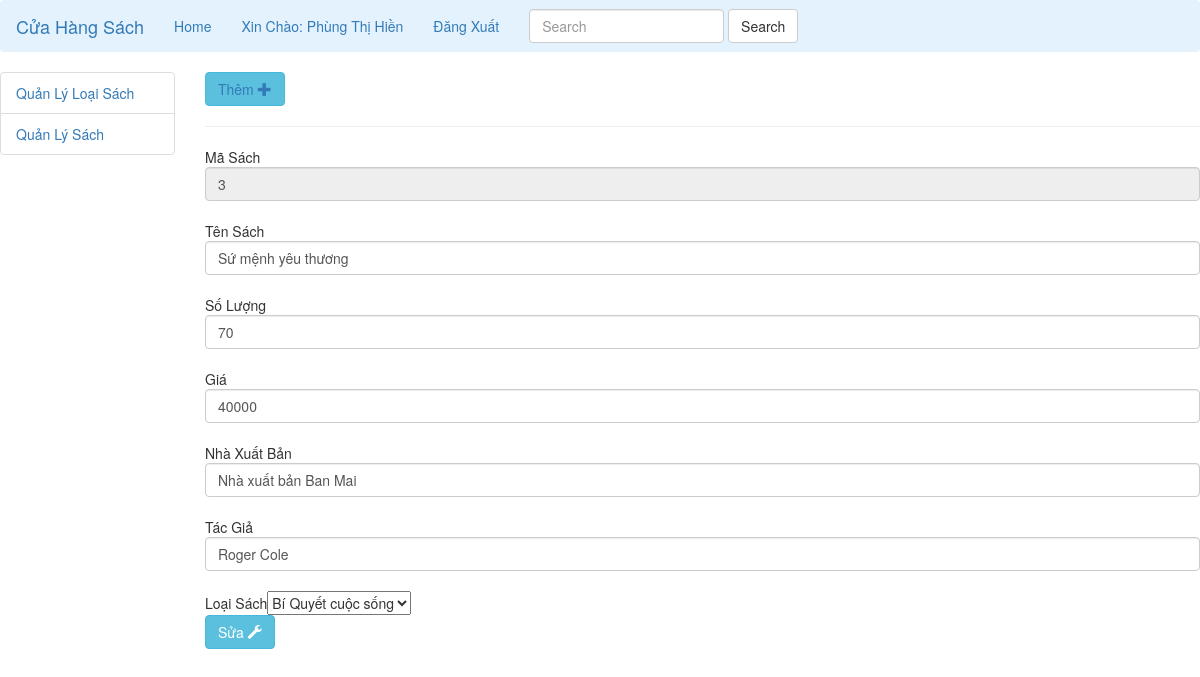
/quanLy.php?p=6&suasach=3 (signed in), run on the app's committed database.
### tables this page shows
CREATE TABLE IF NOT EXISTS `sach` (
`MaSach` int(11) NOT NULL,
  `TenSach` varchar(500) NOT NULL,
  `MaLoaiSach` int(11) NOT NULL,
  `SoLuong` int(11) NOT NULL,
  `Gia` bigint(20) NOT NULL,
  `NhaXuatBan` varchar(100) NOT NULL,
  `TacGia` varchar(100) NOT NULL,
  `image` varchar(50) NOT NULL
);

### bo/sachbo.php (called while the page is built, shortened)
<?php
include './dao/sachdao.php';
?>
<?php
class sachbo {
    var $listSach;
    public function __construct() {
        $this->listSach = array();
    }
    public function getSach() {
        $sachdao = new sachdao();
        $this->listSach = $sachdao->getSach();
        return $this->listSach;
    }
    public function getSachTheoMaSach($ms) {
        foreach ($this->listSach as $value) {
            if ($value->maSach === $ms) {
                return $value;
            }
        }
        return null;
    }
}

### dao/sachdao.php (called while the page is built, shortened)
<?php include './bean/sachbean.php'; ?>
<?php
class sachdao {
    public function getSach() {
        $arr = array();
        $conn = mysqli_connect("localhost:3305", "root", "", "qlsach");
        mysqli_set_charset($conn, 'UTF8');
        $sql = "select * from sach";
        $result = $conn->query($sql);
        if ($result->num_rows > 0) {
            while ($row = $result->fetch_assoc()) {
                $sach = new sachbean($row["MaSach"], $row["TenSach"], $row["MaLoaiSach"], $row["SoLuong"], $row["Gia"], $row["NhaXuatBan"], $row["TacGia"], $row["image"]);
                $arr[] = $sach;
            }
        }
        return $arr;
    }
}

### bean/sachbean.php (called while the page is built, shortened)
<?php
class sachbean {
    function __construct($maSach, $tenSach, $maLoaiSach, $soLuong, $gia, $nhaXuatBan, $tacGia, $image) {
        $this->maSach = $maSach;
        $this->tenSach = $tenSach;
        $this->maLoaiSach = $maLoaiSach;
        $this->soLuong = $soLuong;
        $this->gia = $gia;
        $this->nhaXuatBan = $nhaXuatBan;
        $this->tacGia = $tacGia;
    }
}

### dao/loaisachdao.php (called while the page is built, shortened)
<?php include './bean/loaisachbean.php';?>
<?php
class loaisachdao {
    public function getLoaiSach(){
        $arr= array();
        $conn= mysqli_connect("localhost:3305", "root", "", "qlsach");
        mysqli_set_charset($conn, 'UTF8');
        $sql="select * from loaisach";
        $result = $conn->query($sql);
        if ($result->num_rows > 0) {
            while ($row = $result->fetch_assoc()) {
                $loaiSach= new loaisachbean($row["MaLoaiSach"], $row["TenLoaiSach"]);
                $arr[]=$loaiSach;
            }
        }
        return $arr;
    }
}
?>

### bo/loaisachbo.php (called while the page is built, shortened)
<?php
include './dao/loaisachdao.php';
class loaisachbo {
    public function getLoaiSach() {
        $lsdao = new loaiSachdao();
        $this->listlsach=$lsdao->getLoaiSach();
        return $this->listlsach;
    }
}

### bean/loaisachbean.php (called while the page is built, shortened)
<?php
class loaisachbean {
    function __construct($maLoaiSach, $tenLoaiSach) {
        $this->maLoaiSach = $maLoaiSach;
        $this->tenLoaiSach = $tenLoaiSach;
    }
}

### pages/QuanLySach.php (the view, shortened to what this page needs)
<?php
$sachbo = new sachbo();
$sachbo->getSach();
if (isset($_GET["ml"])) {
    $maLoai = $_GET["ml"];
    $lsSach = $sachbo->getSachTheoMa($maLoai);
} else {
    if (isset($_POST["txtSearch"])) {
        $ten = $_POST["txtSearch"];
        $lsSach = $sachbo->getSachTheoTen($ten);
    } else {
        $lsSach = $sachbo->getSach();
    }
}
?>
<?php
if(!isset($_GET["sualk"]))
{
    ?>
    <button class="btn btn-info"><a href="quanLy.php?p=9">Thêm <span class="glyphicon">&#x2b;</span></a></button><hr>
    <?php
}
?>
<?php
if (isset($_GET["suasach"])) {
    $ms = $_GET["suasach"];
    $sach = $sachbo->getSachTheoMaSach($ms);
    $lbo = new loaisachbo();
    $lsLoai = $lbo->getLoaiSach();
    ?>
        <form method="POST" action="quanLy.php?p=6">
        Mã Sách<input type="text" class="form-control" readonly name="txtMaSach" value="<?php echo $sach->maSach; ?>"><br>
        Tên Sách<input type="text" class="form-control" name="txtTenSach" required value="<?php echo $sach->tenSach; ?>"><br>
        Số Lượng<input type="text" class="form-control" name="txtSoLuong" required value="<?php echo $sach->soLuong; ?>"><br>
        Giá<input type="text" class="form-control" name="txtGia" value="<?php echo $sach->gia; ?>"><br>
        Nhà Xuất Bản<input type="text" class="form-control" name="txtNXB" required value="<?php echo $sach->nhaXuatBan; ?>"><br>
        Tác Giả<input type="text" class="form-control" name="txtTG" required value="<?php echo $sach->tacGia; ?>"><br>
        Loại Sách<select name="txtLoaiSach">
    <?php
    foreach ($lsLoai as $value) {
        if ($sach->maLoaiSach === $value->maLoaiSach) {
            ?>
                    <option selected="<?php $value->maLoaiSach ?>" value="<?php echo $value->maLoaiSach ?>"><?php echo $value->tenLoaiSach ?></option>
                    <?php
                    continue;
                }
                ?>
            <?php } ?>
        </select>
        <br><button type="submit" class="btn btn-info" name="butSua">Sửa <span class="glyphicon">&#xe136;</span></button>
    </form>
    <?php } ?>

### data on the page
sach: txtMaSach "3", txtTenSach "Sứ mệnh yêu thương", txtSoLuong "70", txtGia "40000", txtNXB "Nhà xuất bản Ban Mai", txtTG "Roger Cole"

### other printed values
$_SESSION["userName"] "Phùng Thị Hiền"
form field txtLoaiSach "Bí Quyết cuộc sống"
